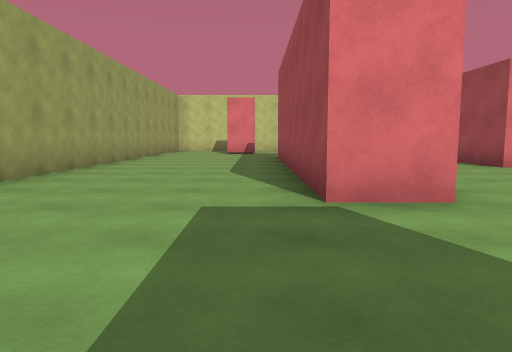
View 1 (above)

22 first-person views from a walk through a 3-D level made in the Unity game engine. The camera is 1.2 m above the floor, tilts 6° down and sees 70° across. The floor is counted in squares, 2 m on a side. Each view is taken from the middle of a square. On the plan, view 1 faces up. The plan holds only what a view shows up to about 10 squares ahead; the rest is blank. The player character is not drawn.

View 2
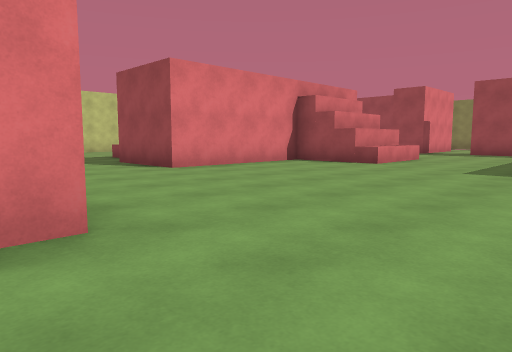

View 3
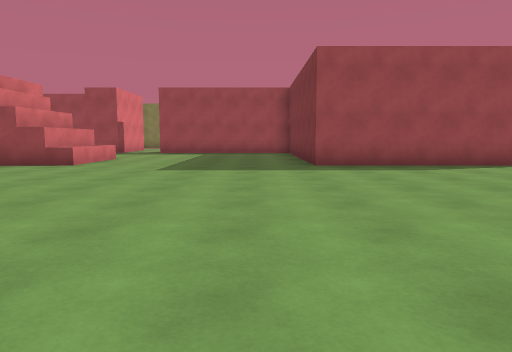

View 4
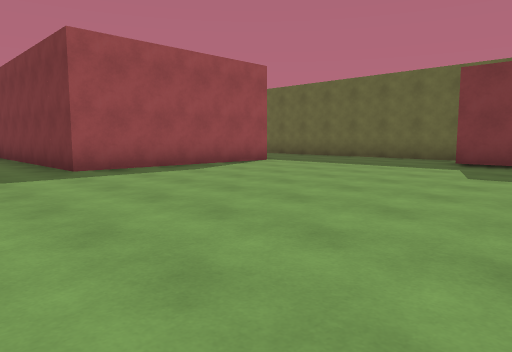

View 5
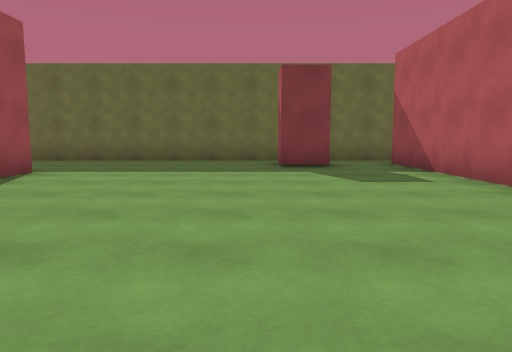

View 6
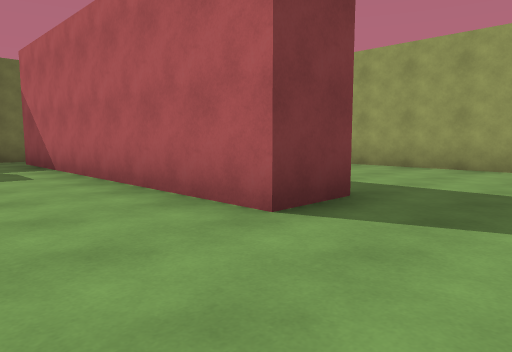

View 7
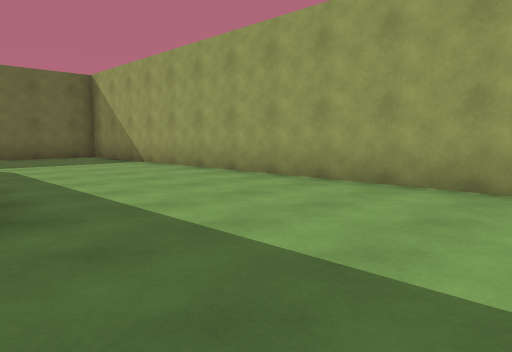

View 8
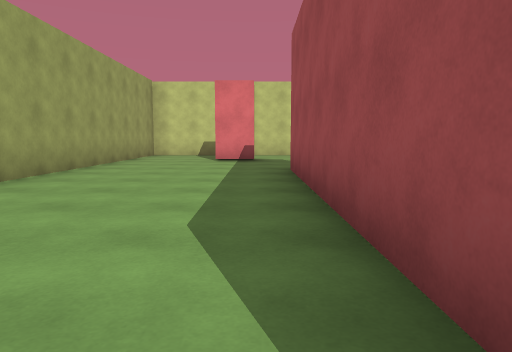

View 9
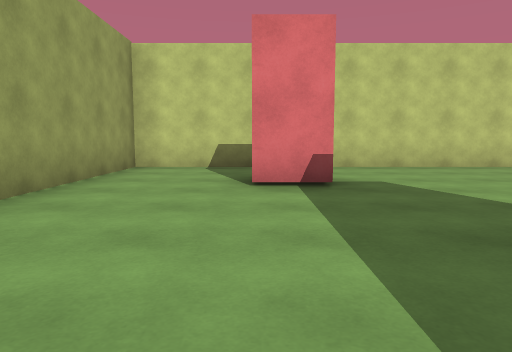

View 10
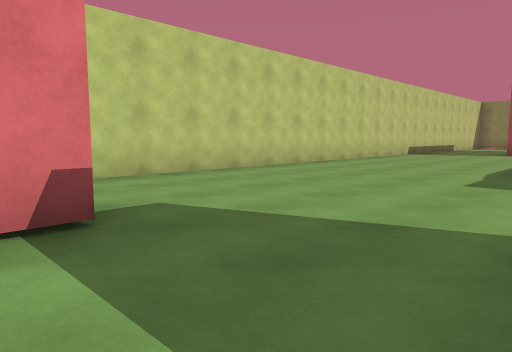

View 11
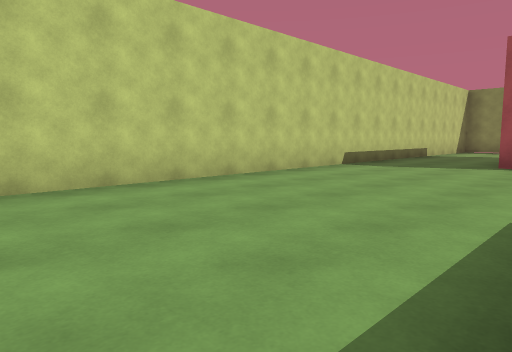

View 12
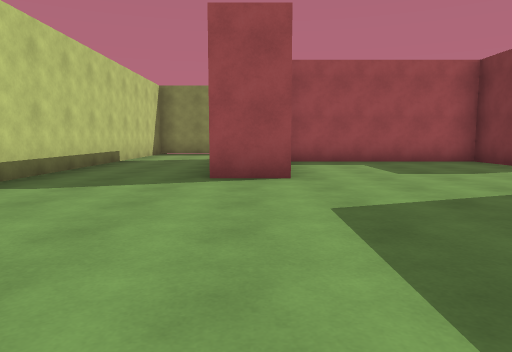

View 13
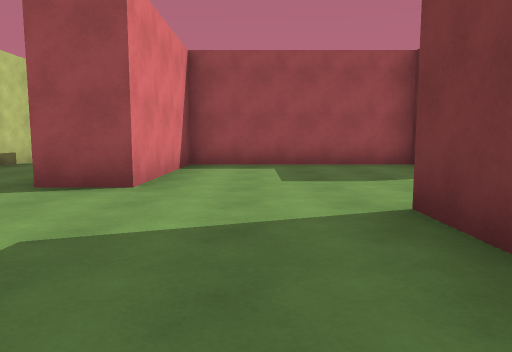

View 14
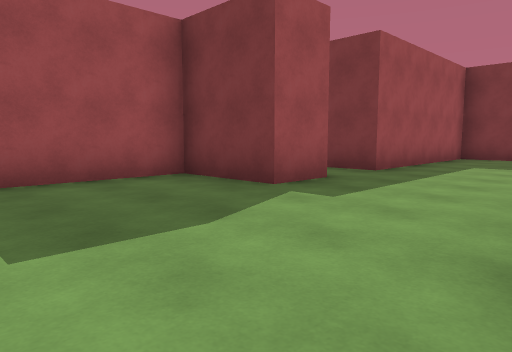

View 15
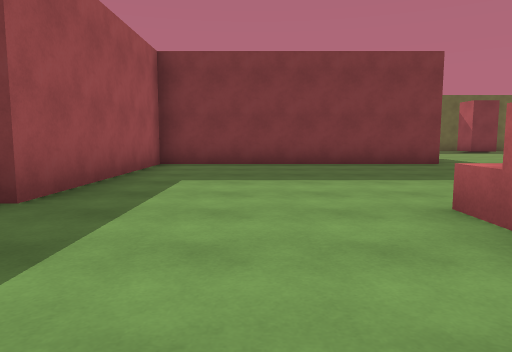

View 16
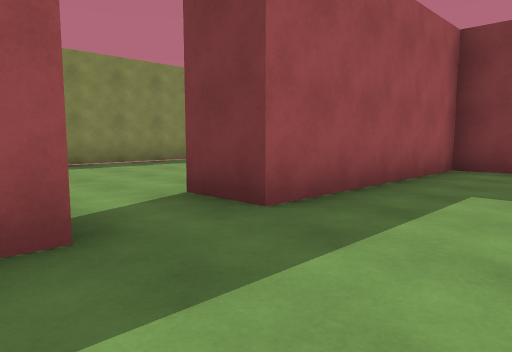

View 17
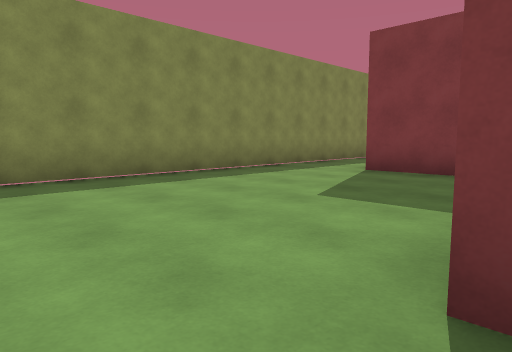

View 18
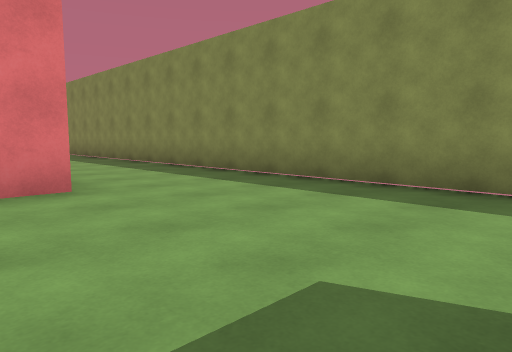

View 19
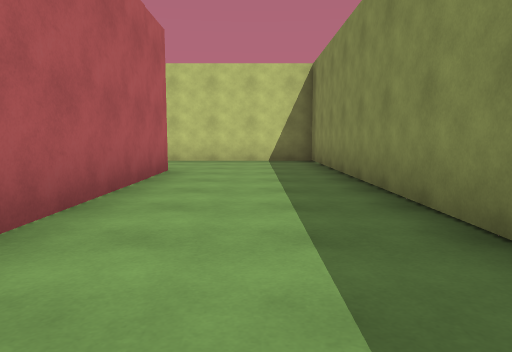

View 20
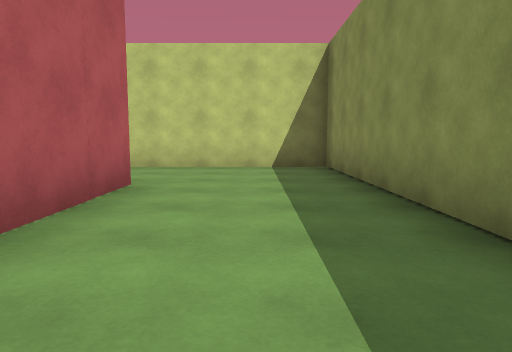

View 21
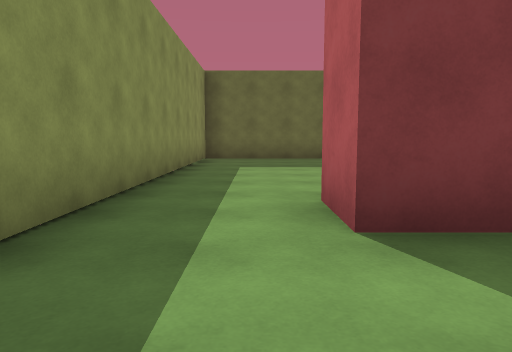

View 22
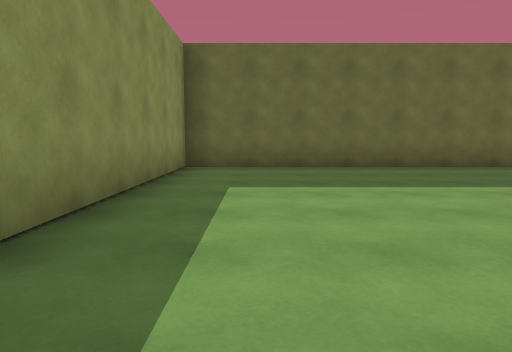

### Floor plan
Points are (right, up) in squares from view 1. A wall is a line through its corners. A room is listed if a view was taken in it or the views show most of it. See-through windows are left out.
Room 1 (views 1, 2, 3, 4, 5, 6, 7, 8, 9, 10, 11, 12, 13, 14, 15, 16, 17, 18, 19, 20, 21, 22)
walls: (8.9, 5) (8.9, 7.3) (5, 7.3) (5, 9.8); (11.1, 5.5) (8.9, 5.5); (11.3, 5.8) (11.3, 5); (10.8, 9.7) (12.1, 9.7); (15.2, 6.2) (15.2, 7.5) (17.2, 7.5) (17.2, 12.5) (13.4, 12.5) (13.4, 13.8); (1.9, 3.4) (0.7, 3.4) (0.7, 10.9); (0.6, 0) (1.8, 0) (1.8, -7.5); (8.9, -5.4) (8.9, -0.3) (15.2, -0.3) (15.2, 4.7) (16.5, 4.7); (18.5, 6.3) (17.8, 6.3); (17.8, -0.3) (19.4, -0.3) (19.4, -1.5); (-3.5, 2.2) (-3.5, -6.9); (18.4, 13.8) (18.4, 9.1); (14.8, -8.5) (21.4, -8.5) (21.4, 16.5) (0.5, 16.5); (1.4, -8.5) (10.9, -8.5); (-1, 16.5) (-3.5, 16.5) (-3.5, 4.9); (-1.8, -8.5) (-1, -8.5)
low walls: (11.3, 5) (8.9, 5)
objects: red block (-1, 14) to (0, 14); red block (4, -7)

Where each view was taken, in squares from view 1:
view 1: 0 up, 0 right, facing up
view 2: 1 up, 1 right, facing up-right
view 3: 1 up, 1 right, facing right
view 4: 2 up, 2 right, facing down-right
view 5: 1 up, 5 right, facing down
view 6: 2 up, 4 right, facing down-left
view 7: 3 up, 1 right, facing down-left
view 8: 4 up, 0 right, facing up
view 9: 9 up, 1 left, facing up
view 10: 11 up, 1 left, facing up-right
view 11: 12 up, 5 right, facing up-right
view 12: 13 up, 8 right, facing right
view 13: 11 up, 9 right, facing right
view 14: 11 up, 12 right, facing down-right
view 15: 8 up, 13 right, facing down
view 16: 7 up, 13 right, facing down-right
view 17: 6 up, 16 right, facing down-right
view 18: 2 up, 17 right, facing up-right
view 19: 7 up, 20 right, facing up
view 20: 9 up, 20 right, facing up
view 21: 2 up, 20 right, facing down
view 22: 1 down, 20 right, facing down
